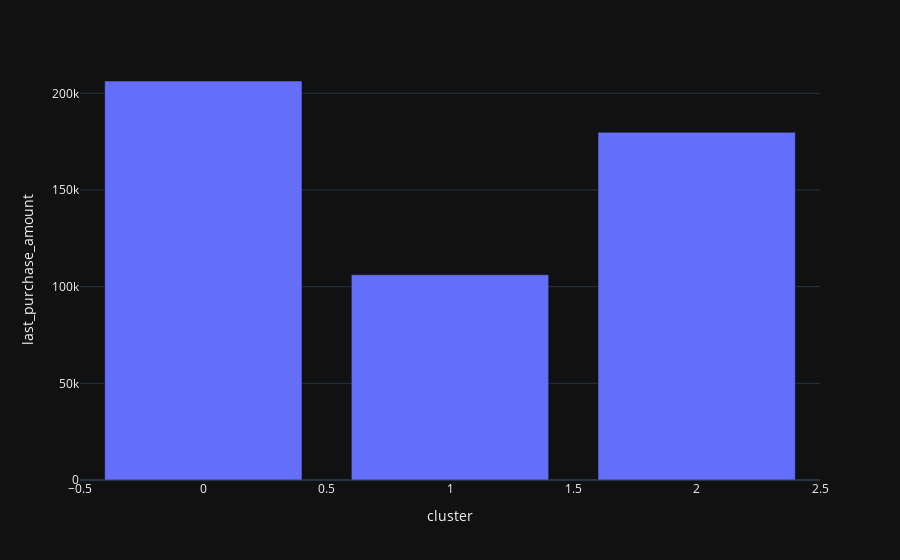
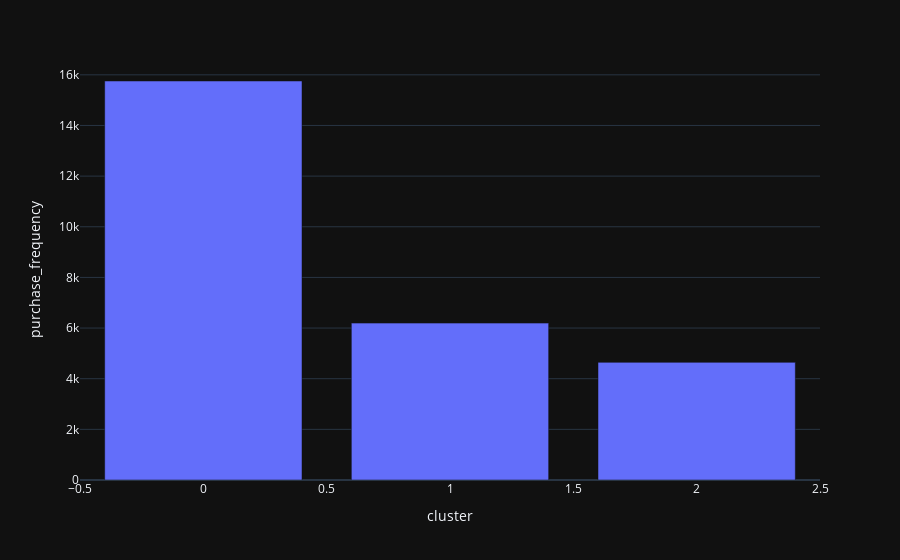

Here is the notebook cell these charts were saved with, in order:
### Code cell
data = df.groupby('cluster')[['last_purchase_amount', 'purchase_frequency']].sum()

for col in data.columns:
    x = data.index
    y = data[col]
    fig = px.bar(data, x=x, y=y)
    fig.show()

### Figure 1 — Plotly figure (JSON) as saved in the notebook; plotly's stock layout.template omitted (floating-point values rounded to 4 significant figures)
{"data": [{"alignmentgroup": "True", "hovertemplate": "cluster=%{x}<br>last_purchase_amount=%{y}<extra></extra>", "legendgroup": "", "marker": {"color": "#636efa", "pattern": {"shape": ""}}, "name": "", "offsetgroup": "", "orientation": "v", "showlegend": false, "textposition": "auto", "type": "bar", "x": [0, 1, 2], "xaxis": "x", "y": [206400.0, 106200.0, 179800.0], "yaxis": "y"}], "layout": {"barmode": "relative", "legend": {"tracegroupgap": 0}, "margin": {"t": 60}, "xaxis": {"anchor": "y", "domain": [0, 1], "title": {"text": "cluster"}}, "yaxis": {"anchor": "x", "domain": [0, 1], "title": {"text": "last_purchase_amount"}}}}

### Figure 2 — Plotly figure (JSON) as saved in the notebook; plotly's stock layout.template omitted (floating-point values rounded to 4 significant figures)
{"data": [{"alignmentgroup": "True", "hovertemplate": "cluster=%{x}<br>purchase_frequency=%{y}<extra></extra>", "legendgroup": "", "marker": {"color": "#636efa", "pattern": {"shape": ""}}, "name": "", "offsetgroup": "", "orientation": "v", "showlegend": false, "textposition": "auto", "type": "bar", "x": [0, 1, 2], "xaxis": "x", "y": [15756, 6195, 4645], "yaxis": "y"}], "layout": {"barmode": "relative", "legend": {"tracegroupgap": 0}, "margin": {"t": 60}, "xaxis": {"anchor": "y", "domain": [0, 1], "title": {"text": "cluster"}}, "yaxis": {"anchor": "x", "domain": [0, 1], "title": {"text": "purchase_frequency"}}}}
